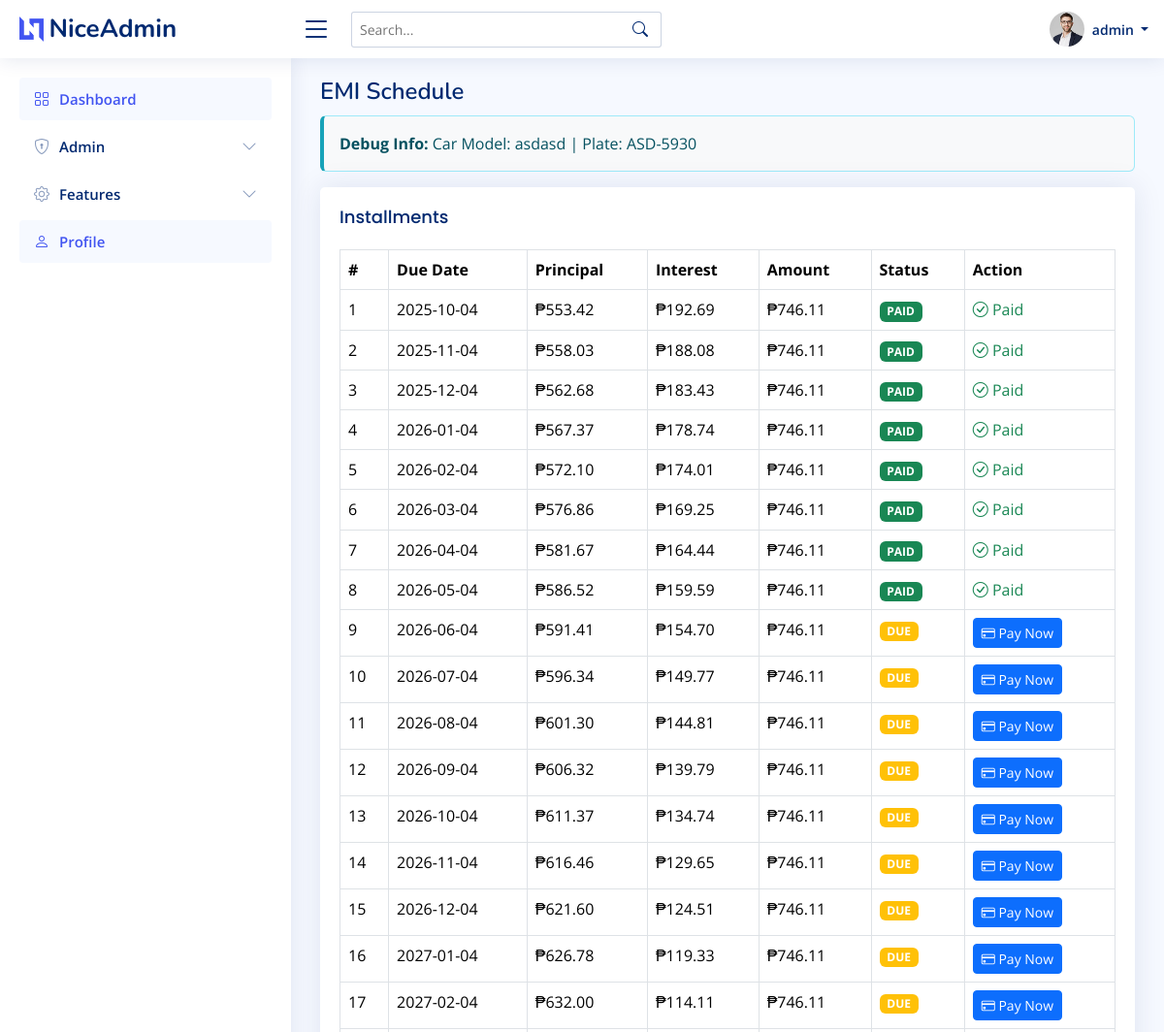
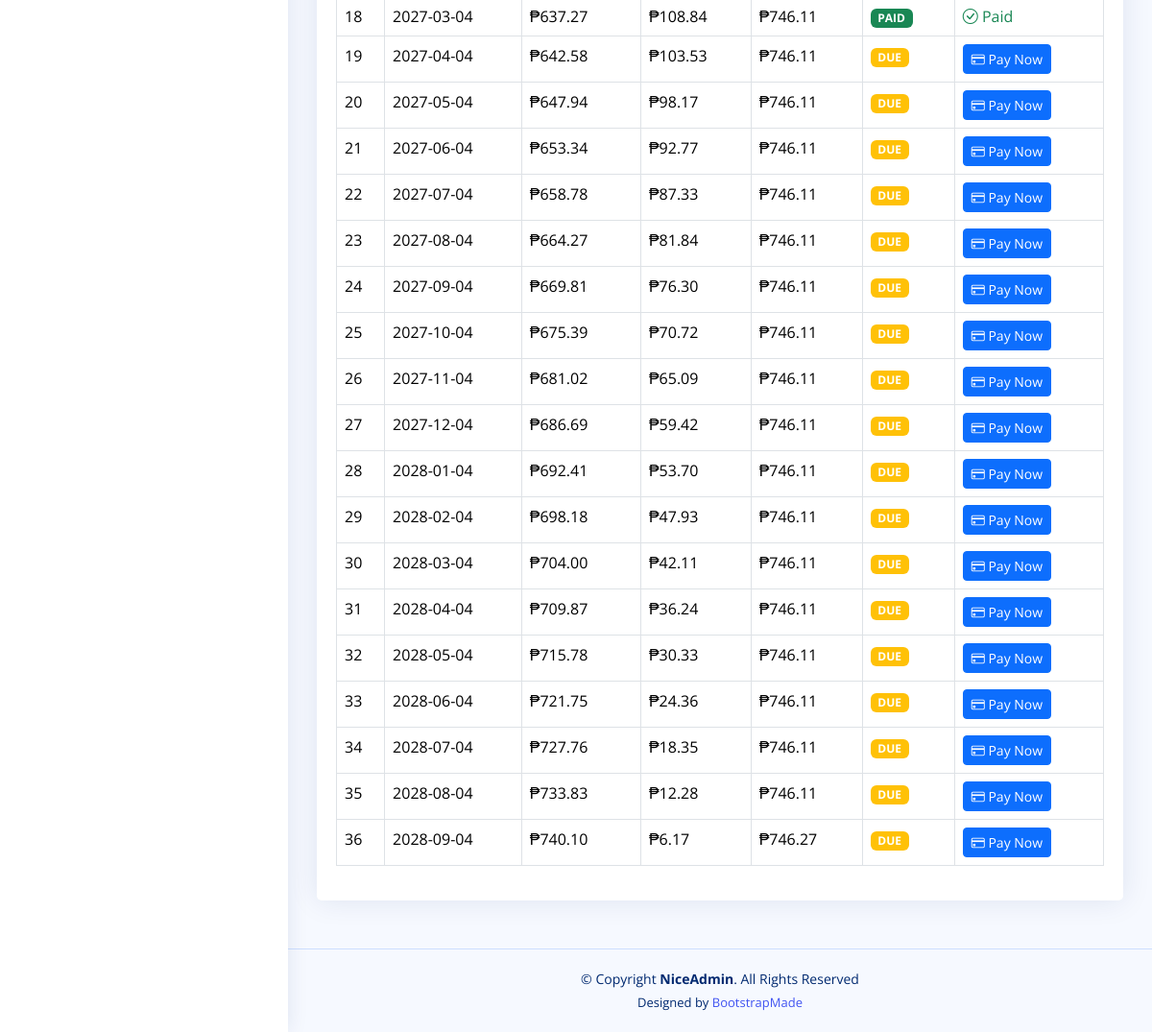
Page /index.php?page=emi_schedule&loan_id=1 (signed in) on the committed database (2 pictures, top to bottom).
### tables this page shows
CREATE TABLE `loans` (
  `id` int(11) NOT NULL,
  `user_id` int(11) NOT NULL,
  `car_id` int(11) NOT NULL,
  `car_price` decimal(12,2) NOT NULL,
  `down_payment` decimal(12,2) NOT NULL,
  `principal` decimal(12,2) NOT NULL,
  `annual_interest_rate` decimal(5,2) NOT NULL,
  `term_months` int(11) NOT NULL,
  `status` enum('pending','approved','rejected') DEFAULT 'pending',
  `admin_note` varchar(255) DEFAULT NULL,
  `created_at` timestamp NOT NULL DEFAULT current_timestamp(),
  `approved_at` timestamp NULL DEFAULT NULL
);

CREATE TABLE `cars` (
  `id` int(11) NOT NULL,
  `model` varchar(120) NOT NULL,
  `plate_no` varchar(20) DEFAULT NULL,
  `price` decimal(12,2) NOT NULL,
  `is_active` tinyint(1) DEFAULT 1,
  `archived` tinyint(1) NOT NULL DEFAULT 0
);

CREATE TABLE `emis` (
  `id` int(11) NOT NULL,
  `loan_id` int(11) NOT NULL,
  `installment_no` int(11) NOT NULL,
  `due_date` date NOT NULL,
  `principal_component` decimal(12,2) NOT NULL,
  `interest_component` decimal(12,2) NOT NULL,
  `amount` decimal(12,2) NOT NULL,
  `status` enum('due','paid','late') DEFAULT 'due',
  `paid_at` datetime DEFAULT NULL
);

### function/function.php (called while the page is built, shortened)
<?php
include __DIR__ . '/../db/db.php';
function list_loan_emis($loanId) {
    global $conn;
    $stmt = $conn->prepare("SELECT * FROM emis WHERE loan_id=? ORDER BY installment_no");
    $stmt->bind_param("i", $loanId);
    $stmt->execute();
    return $stmt->get_result();
}
?>

### module/emi_schedule.php (the view, shortened to what this page needs)
<?php
require_once __DIR__ . '/../db/db.php';
require_once __DIR__ . '/../function/function.php';
$loanId = (int)($_GET['loan_id'] ?? 0);
$stmt = $conn->prepare("SELECT l.*, c.model, c.plate_no FROM loans l JOIN cars c ON c.id=l.car_id WHERE l.id=?");
$stmt->bind_param("i", $loanId);
$stmt->execute();
$loanDetails = $stmt->get_result()->fetch_assoc();
$emis = list_loan_emis($loanId);
?>
<div class="pagetitle"><h1>EMI Schedule</h1></div>
<?php if (isset($loanDetails) && $loanDetails): ?>
<div class="alert alert-info">
  <strong>Debug Info:</strong>
  Car Model: <?php echo htmlspecialchars($loanDetails['model'] ?? 'N/A'); ?> |
  Plate: <?php echo htmlspecialchars($loanDetails['plate_no'] ?? 'N/A'); ?>
</div>
<?php endif; ?>
<section class="section">
  <div class="card">
    <div class="card-body">
      <h5 class="card-title">Installments</h5>
      <table class="table table-bordered">
        <thead><tr>
          <th>#</th><th>Due Date</th><th>Principal</th><th>Interest</th><th>Amount</th><th>Status</th><th>Action</th>
        </tr></thead>
        <tbody>
        <?php while($row = $emis->fetch_assoc()): ?>
          <tr>
            <td><?php echo $row['installment_no']; ?></td>
            <td><?php echo htmlspecialchars($row['due_date']); ?></td>
            <td>₱<?php echo number_format($row['principal_component'],2); ?></td>
            <td>₱<?php echo number_format($row['interest_component'],2); ?></td>
            <td>₱<?php echo number_format($row['amount'],2); ?></td>
            <td>
              <span class="badge bg-<?php echo $row['status']==='paid'?'success':($row['status']==='late'?'danger':'warning'); ?> payment-status-badge"
                    data-emi-id="<?php echo $row['id']; ?>"
                    data-current-status="<?php echo $row['status']; ?>"
                    style="cursor: pointer;"
                    title="Click to toggle payment status">
                <?php echo strtoupper($row['status']); ?>
              </span>
            </td>
            <td>
              <?php if ($row['status']!=='paid'): ?>
                <button class="btn btn-sm btn-primary payment-btn" data-emi-id="<?php echo $row['id']; ?>" data-amount="<?php echo $row['amount']; ?>">
                  <i class="bi bi-credit-card"></i> Pay Now
                </button>
              <?php else: ?>
                <span class="text-success">
                  <i class="bi bi-check-circle"></i> Paid
                </span>
              <?php endif; ?>
            </td>
          </tr>
        <?php endwhile; ?>
        </tbody>
      </table>
    </div>
  </div>
</section>

### includes/header.php (shortened to what this page needs)
<!DOCTYPE html>
<html lang="en">
<head>
  <link href="assets/vendor/bootstrap/css/bootstrap.min.css" rel="stylesheet">
  <link href="assets/vendor/bootstrap-icons/bootstrap-icons.css" rel="stylesheet">
  <link href="assets/vendor/boxicons/css/boxicons.min.css" rel="stylesheet">
  <link href="assets/vendor/quill/quill.snow.css" rel="stylesheet">
  <link href="assets/vendor/quill/quill.bubble.css" rel="stylesheet">
  <link href="assets/vendor/remixicon/remixicon.css" rel="stylesheet">
  <link href="assets/vendor/simple-datatables/style.css" rel="stylesheet">
  <link href="assets/css/style.css" rel="stylesheet">
</head>
<body>

### includes/navbar.php (shortened to what this page needs)
<header id="header" class="header fixed-top d-flex align-items-center">
  <div class="d-flex align-items-center justify-content-between">
    <a href="index.php?page=dashboard" class="logo d-flex align-items-center">
      <img src="assets/img/logo.png" alt="Logo">
      <span class="d-none d-lg-block">NiceAdmin</span>
    </a>
    <i class="bi bi-list toggle-sidebar-btn"></i>
  </div>
  <div class="search-bar">
    <form class="search-form d-flex align-items-center" method="POST" action="search.php">
      <input type="text" name="query" placeholder="Search..." title="Enter search keyword">
      <button type="submit" title="Search"><i class="bi bi-search"></i></button>
    </form>
  </div>
  <nav class="header-nav ms-auto">
    <ul class="d-flex align-items-center">
      <li class="nav-item dropdown pe-3">
        <a class="nav-link nav-profile d-flex align-items-center pe-0" href="#" data-bs-toggle="dropdown">
          <img src="assets/img/profile-img.jpg" alt="Profile" class="rounded-circle">
          <span class="d-none d-md-block dropdown-toggle ps-2">
            <?php echo $_SESSION['username'] ?? "Guest"; ?>
          </span>
        </a>
      </li>
    </ul>
  </nav>
</header>

### includes/sidebar.php (shortened to what this page needs)
<aside id="sidebar" class="sidebar">
  <ul class="sidebar-nav" id="sidebar-nav">
    <li class="nav-item">
  <a class="nav-link <?php echo ($_GET['page'] ?? '') === 'dashboard' ? 'active' : ''; ?>" href="index.php?page=dashboard">
    <i class="bi bi-grid"></i>
    <span>Dashboard</span>
  </a>
</li>
    <?php $role = $_SESSION['role'] ?? 'customer'; ?>
    <?php if ($role === 'admin'): ?>
      <li class="nav-item">
        <a class="nav-link collapsed" data-bs-target="#admin-nav" data-bs-toggle="collapse" href="#">
          <i class="bi bi-shield-lock"></i><span>Admin</span><i class="bi bi-chevron-down ms-auto"></i>
        </a>
      </li>
    <?php endif; ?>
    <?php if ($role === 'admin'): ?>
    <li class="nav-item">
      <a class="nav-link collapsed" data-bs-target="#admin-features-nav" data-bs-toggle="collapse" href="#">
        <i class="bi bi-gear"></i><span>Features</span><i class="bi bi-chevron-down ms-auto"></i>
      </a>
    </li>
    <?php endif; ?>
    <li class="nav-item">
      <a class="nav-link <?php echo ($_GET['page'] ?? '') === 'profile' ? 'active' : ''; ?>" href="index.php?page=profile">
        <i class="bi bi-person"></i>
        <span>Profile</span>
      </a>
    </li>
  </ul>
</aside>

### index.php (shortened to what this page needs)
<?php
  include "includes/header.php";
  include "includes/navbar.php";
  include "includes/sidebar.php";
?>
<main id="main" class="main">
<?php
$page = $_GET['page'] ?? 'dashboard';
switch ($page) {
    case 'emi_schedule':
        include __DIR__ . '/module/emi_schedule.php';
        break;
}
?>
</main>
<?php include "includes/footer.php"; ?>

### includes/footer.php (shortened to what this page needs)
  <footer id="footer" class="footer">
    <div class="copyright">
      &copy; Copyright <strong><span>NiceAdmin</span></strong>. All Rights Reserved
    </div>
    <div class="credits">
      Designed by <a href="https://bootstrapmade.com/">BootstrapMade</a>
    </div>
  </footer>
</body>
</html>

### assets/css/style.css (style rules this page uses)
:root { scroll-behavior: smooth; }
body { font-family: "Open Sans", sans-serif; background: #f6f9ff; color: #444444; }
a { color: #4154f1; text-decoration: none; }
h1, h2, h3, h4, h5, h6 { font-family: "Nunito", sans-serif; }
#main { margin-top: 60px; padding: 20px 30px; transition: all 0.3s; }
.pagetitle { margin-bottom: 10px; }
.pagetitle h1 { font-size: 24px; margin-bottom: 0; font-weight: 600; color: #012970; }
.card { margin-bottom: 30px; border: none; border-radius: 5px; box-shadow: 0px 0 30px rgba(1, 41, 112, 0.1); }
.card-title { padding: 20px 0 15px 0; font-size: 18px; font-weight: 500; color: #012970; font-family: "Poppins", sans-serif; }
.card-body { padding: 0 20px 20px 20px; }
.logo { line-height: 1; }
@media (min-width: 1200px) { .logo { width: 280px; } }
.logo img { max-height: 26px; margin-right: 6px; }
.logo span { font-size: 26px; font-weight: 700; color: #012970; font-family: "Nunito", sans-serif; }
.header { transition: all 0.5s; z-index: 997; height: 60px; box-shadow: 0px 2px 20px rgba(1, 41, 112, 0.1); background-color: #fff; padding-left: 20px; }
.header .toggle-sidebar-btn { font-size: 32px; padding-left: 10px; cursor: pointer; color: #012970; }
.header .search-bar { min-width: 360px; padding: 0 20px; }
.header .search-form { width: 100%; }
.header .search-form input { border: 0; font-size: 14px; color: #012970; border: 1px solid rgba(1, 41, 112, 0.2); padding: 7px 38px 7px 8px; border-radius: 3px; transition: 0.3s; width: 100%; }
.header .search-form button { border: 0; padding: 0; margin-left: -30px; background: none; }
.header .search-form button i { color: #012970; }
.header-nav ul { list-style: none; }
.header-nav>ul { margin: 0; padding: 0; }
.header-nav .nav-profile { color: #012970; }
.header-nav .nav-profile img { max-height: 36px; }
.header-nav .nav-profile span { font-size: 14px; font-weight: 600; }
.sidebar { position: fixed; top: 60px; left: 0; bottom: 0; width: 300px; z-index: 996; transition: all 0.3s; padding: 20px; overflow-y: auto; scrollbar-width: thin; scrollbar-color: #aab7cf transparent; box-shadow: 0px 0px 20px rgba(1, 41, 112, 0.1); background-color: #fff; }
@media (min-width: 1200px) { #main, #footer { margin-left: 300px; } }
.sidebar-nav { padding: 0; margin: 0; list-style: none; }
.sidebar-nav li { padding: 0; margin: 0; list-style: none; }
.sidebar-nav .nav-item { margin-bottom: 5px; }
.sidebar-nav .nav-link { display: flex; align-items: center; font-size: 15px; font-weight: 600; color: #4154f1; transition: 0.3; background: #f6f9ff; padding: 10px 15px; border-radius: 4px; }
.sidebar-nav .nav-link i { font-size: 16px; margin-right: 10px; color: #4154f1; }
.sidebar-nav .nav-link.collapsed { color: #012970; background: #fff; }
.sidebar-nav .nav-link.collapsed i { color: #899bbd; }
.sidebar-nav .nav-link .bi-chevron-down { margin-right: 0; transition: transform 0.2s ease-in-out; }
.footer { padding: 20px 0; font-size: 14px; transition: all 0.3s; border-top: 1px solid #cddfff; }
.footer .copyright { text-align: center; color: #012970; }
.footer .credits { padding-top: 5px; text-align: center; font-size: 13px; color: #012970; }

### module/emi_schedule.php (style rules this page uses)
.payment-status-badge { transition: all 0.3s ease; user-select: none; }
.payment-btn { transition: all 0.3s ease; }
.alert-info { border-left: 4px solid #17a2b8; background-color: #f8f9fa; }

### rows in the picture
loans: car.model "asdasd", car.plate_no "ASD-5930"
emis: installment_no "1", due_date "2025-10-04", principal_component "553.42", interest_component "192.69", amount "746.11", status "PAID", shows "Paid"
emis: installment_no "2", due_date "2025-11-04", principal_component "558.03", interest_component "188.08", amount "746.11", status "PAID", shows "Paid"
emis: installment_no "3", due_date "2025-12-04", principal_component "562.68", interest_component "183.43", amount "746.11", status "PAID", shows "Paid"
emis: installment_no "4", due_date "2026-01-04", principal_component "567.37", interest_component "178.74", amount "746.11", status "PAID", shows "Paid"
emis: installment_no "5", due_date "2026-02-04", principal_component "572.10", interest_component "174.01", amount "746.11", status "PAID", shows "Paid"
emis: installment_no "6", due_date "2026-03-04", principal_component "576.86", interest_component "169.25", amount "746.11", status "PAID", shows "Paid"
emis: installment_no "7", due_date "2026-04-04", principal_component "581.67", interest_component "164.44", amount "746.11", status "PAID", shows "Paid"
emis: installment_no "8", due_date "2026-05-04", principal_component "586.52", interest_component "159.59", amount "746.11", status "PAID", shows "Paid"
emis: installment_no "9", due_date "2026-06-04", principal_component "591.41", interest_component "154.70", amount "746.11", status "DUE"
emis: installment_no "10", due_date "2026-07-04", principal_component "596.34", interest_component "149.77", amount "746.11", status "DUE"
emis: installment_no "11", due_date "2026-08-04", principal_component "601.30", interest_component "144.81", amount "746.11", status "DUE"
emis: installment_no "12", due_date "2026-09-04", principal_component "606.32", interest_component "139.79", amount "746.11", status "DUE"
emis: installment_no "13", due_date "2026-10-04", principal_component "611.37", interest_component "134.74", amount "746.11", status "DUE"
emis: installment_no "14", due_date "2026-11-04", principal_component "616.46", interest_component "129.65", amount "746.11", status "DUE"
emis: installment_no "15", due_date "2026-12-04", principal_component "621.60", interest_component "124.51", amount "746.11", status "DUE"
emis: installment_no "16", due_date "2027-01-04", principal_component "626.78", interest_component "119.33", amount "746.11", status "DUE"
emis: installment_no "17", due_date "2027-02-04", principal_component "632.00", interest_component "114.11", amount "746.11", status "DUE"
emis: installment_no "18", due_date "2027-03-04", principal_component "637.27", interest_component "108.84", amount "746.11", status "PAID", shows "Paid"
emis: installment_no "19", due_date "2027-04-04", principal_component "642.58", interest_component "103.53", amount "746.11", status "DUE"
emis: installment_no "20", due_date "2027-05-04", principal_component "647.94", interest_component "98.17", amount "746.11", status "DUE"
emis: installment_no "21", due_date "2027-06-04", principal_component "653.34", interest_component "92.77", amount "746.11", status "DUE"
emis: installment_no "22", due_date "2027-07-04", principal_component "658.78", interest_component "87.33", amount "746.11", status "DUE"
emis: installment_no "23", due_date "2027-08-04", principal_component "664.27", interest_component "81.84", amount "746.11", status "DUE"
emis: installment_no "24", due_date "2027-09-04", principal_component "669.81", interest_component "76.30", amount "746.11", status "DUE"
emis: installment_no "25", due_date "2027-10-04", principal_component "675.39", interest_component "70.72", amount "746.11", status "DUE"
emis: installment_no "26", due_date "2027-11-04", principal_component "681.02", interest_component "65.09", amount "746.11", status "DUE"
emis: installment_no "27", due_date "2027-12-04", principal_component "686.69", interest_component "59.42", amount "746.11", status "DUE"
emis: installment_no "28", due_date "2028-01-04", principal_component "692.41", interest_component "53.70", amount "746.11", status "DUE"
emis: installment_no "29", due_date "2028-02-04", principal_component "698.18", interest_component "47.93", amount "746.11", status "DUE"
emis: installment_no "30", due_date "2028-03-04", principal_component "704.00", interest_component "42.11", amount "746.11", status "DUE"
emis: installment_no "31", due_date "2028-04-04", principal_component "709.87", interest_component "36.24", amount "746.11", status "DUE"
emis: installment_no "32", due_date "2028-05-04", principal_component "715.78", interest_component "30.33", amount "746.11", status "DUE"
emis: installment_no "33", due_date "2028-06-04", principal_component "721.75", interest_component "24.36", amount "746.11", status "DUE"
emis: installment_no "34", due_date "2028-07-04", principal_component "727.76", interest_component "18.35", amount "746.11", status "DUE"
emis: installment_no "35", due_date "2028-08-04", principal_component "733.83", interest_component "12.28", amount "746.11", status "DUE"
emis: installment_no "36", due_date "2028-09-04", principal_component "740.10", interest_component "6.17", amount "746.27", status "DUE"

### other values in the picture
$_SESSION['username'] "admin"
